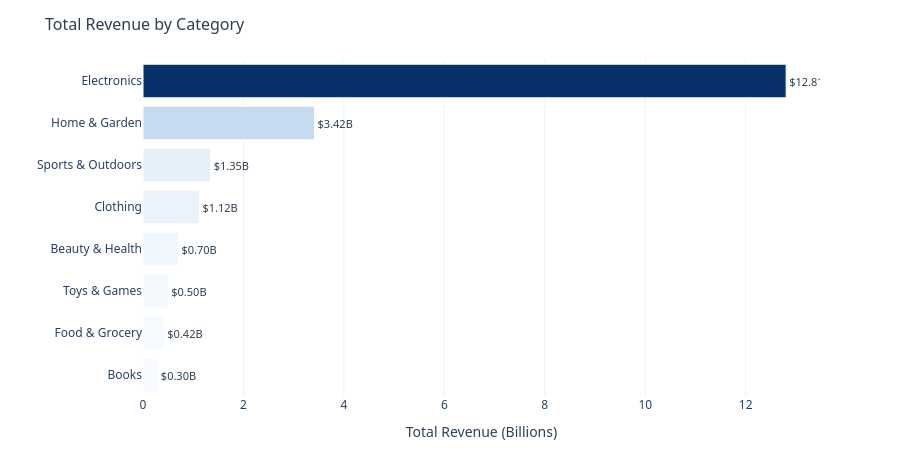
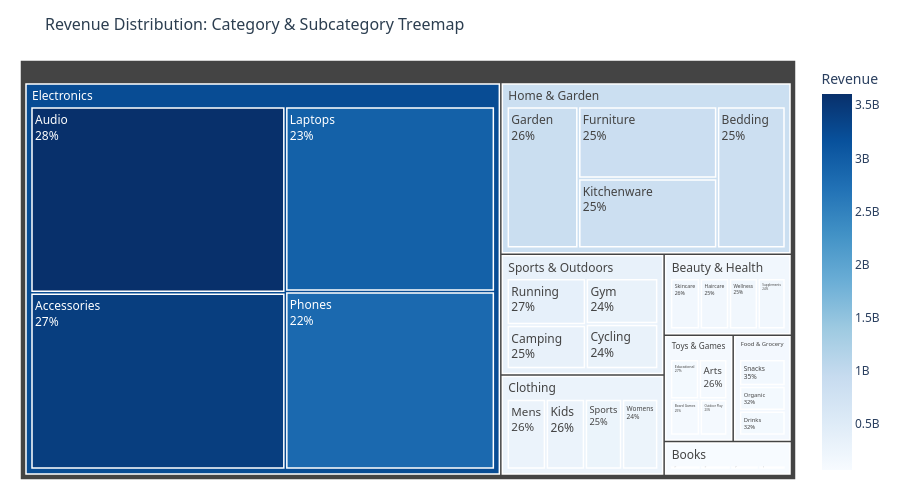
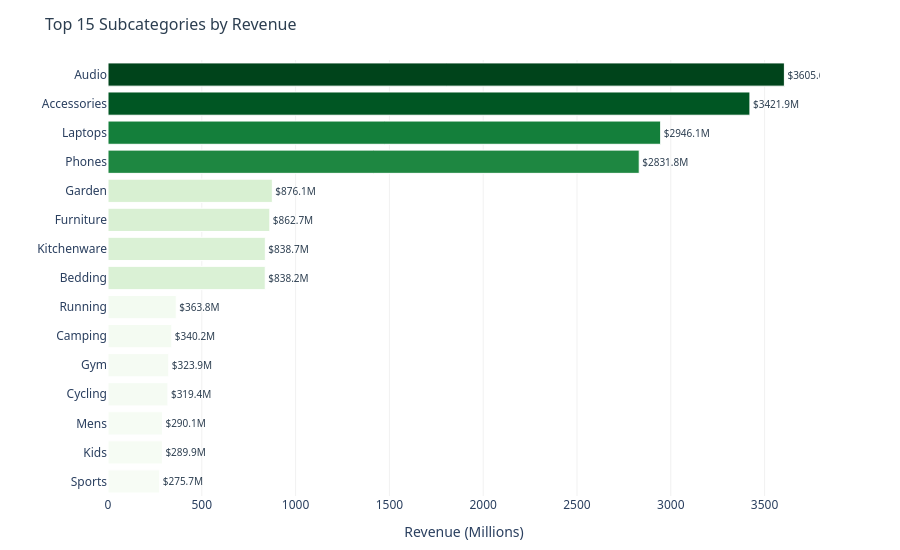
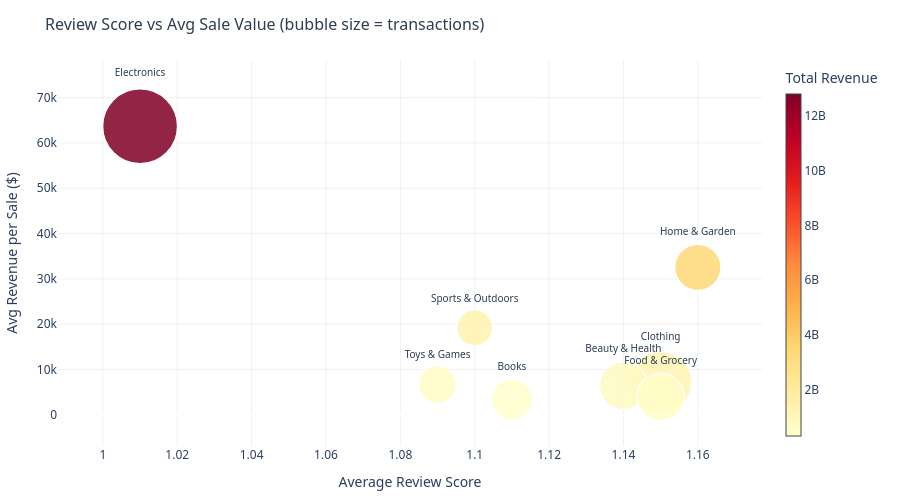

Notebook source saved alongside these figures, in order:
### Markdown cell above
#### 6.1 Revenue by Category & Subcategory

### Code cell
#
# Revenue by Category & Subcategory
# Purpose: Identify top revenue-generating product categories
#          Analyse subcategory contribution within each category
#          Business insight: Which categories drive most revenue
#

import plotly.graph_objects as go
from plotly.subplots import make_subplots
import plotly.express as px
import numpy as np


print(f"{'REVENUE BY CATEGORY & SUBCATEGORY':^60}")


# -- Query 1: Revenue by category --
category_revenue = spark.sql("""
    SELECT
        p.category,
        COUNT(f.sales_sk)                   AS total_transactions,
        SUM(f.line_total)                   AS total_revenue,
        ROUND(AVG(f.line_total), 2)         AS avg_revenue_per_sale,
        ROUND(AVG(f.discount_pct) * 100, 2) AS avg_discount_pct,
        ROUND(AVG(f.review_score), 2)       AS avg_review_score,
        COUNT(DISTINCT f.customer_sk)       AS unique_customers
    FROM FACT_SALES f
    JOIN DIM_PRODUCT p ON f.product_sk = p.product_sk
    GROUP BY p.category
    ORDER BY total_revenue DESC
""")

# -- Query 2: Top subcategories by revenue --
subcategory_revenue = spark.sql("""
    SELECT
        p.category,
        p.subcategory,
        COUNT(f.sales_sk)             AS total_transactions,
        ROUND(SUM(f.line_total), 2)   AS total_revenue,
        ROUND(AVG(f.review_score), 2) AS avg_review_score
    FROM FACT_SALES f
    JOIN DIM_PRODUCT p ON f.product_sk = p.product_sk
    GROUP BY p.category, p.subcategory
    ORDER BY total_revenue DESC
""")

# Convert to Pandas for plotting
cat_pd  = category_revenue.toPandas()
sub_pd  = subcategory_revenue.toPandas()
top15_sub = sub_pd.head(15)

# -- Plot directory --
plot_dir = OUTPUT_DIRS["plots"]

# -- VISUALIZATION WITH PLOTLY --

# --- Plot 1: Total Revenue by Category (Horizontal Bar) ---
cat_sorted = cat_pd.sort_values("total_revenue", ascending=True)

fig1 = go.Figure()
fig1.add_trace(go.Bar(
    y=cat_sorted["category"],
    x=cat_sorted["total_revenue"] / 1e9,
    orientation="h",
    marker=dict(
        color=cat_sorted["total_revenue"],
        colorscale="Blues",
        line=dict(color="white", width=1)
    ),
    text=[f"${v:.2f}B" for v in cat_sorted["total_revenue"] / 1e9],
    textposition="outside",
    textfont=dict(size=11, color="#2c3e50"),
    hovertemplate=(
        "<b>%{y}</b><br>"
        "Revenue: $%{x:.2f}B<br>"
        "<extra></extra>"
    )
))
fig1.update_layout(
    title=dict(text="Total Revenue by Category", font=dict(size=16, color="#2c3e50")),
    xaxis=dict(title="Total Revenue (Billions)", gridcolor="rgba(0,0,0,0.06)", zeroline=False),
    yaxis=dict(title=""),
    plot_bgcolor="white",
    height=450,
    margin=dict(l=20, r=80, t=60, b=40),
    font=dict(family="Segoe UI, sans-serif", size=12)
)
fig1.show()
fig1.write_image(os.path.join(plot_dir, "6_1_revenue_by_category.png"), scale=2)
print("  Saved: 6_1_revenue_by_category.png")

# --- Plot 2: Revenue Share - Treemap (Category + Subcategory) ---
tree_pd = sub_pd.copy()
tree_pd["revenue_label"] = tree_pd["total_revenue"].apply(lambda v: f"${v/1e6:.1f}M")

fig2 = px.treemap(
    tree_pd,
    path=["category", "subcategory"],
    values="total_revenue",
    color="total_revenue",
    color_continuous_scale="Blues",
    hover_data={"total_revenue": ":,.0f", "total_transactions": ":,", "avg_review_score": ":.2f"},
)
fig2.update_traces(
    textinfo="label+percent parent",
    textfont=dict(size=12),
    hovertemplate=(
        "<b>%{label}</b><br>"
        "Revenue: $%{value:,.0f}<br>"
        "Share of Parent: %{percentParent:.1%}<br>"
        "<extra></extra>"
    ),
    marker=dict(line=dict(color="white", width=1.5))
)
fig2.update_layout(
    title=dict(text="Revenue Distribution: Category & Subcategory Treemap", font=dict(size=16, color="#2c3e50")),
    height=500,
    margin=dict(l=20, r=20, t=60, b=20),
    font=dict(family="Segoe UI, sans-serif", size=12),
    coloraxis_colorbar=dict(title="Revenue")
)
fig2.show()
fig2.write_image(os.path.join(plot_dir, "6_1_revenue_treemap.png"), scale=2)
print("  Saved: 6_1_revenue_treemap.png")

# --- Plot 3: Top 15 Subcategories by Revenue ---
top15_sorted = top15_sub.sort_values("total_revenue", ascending=True)

fig3 = go.Figure()
fig3.add_trace(go.Bar(
    y=top15_sorted["subcategory"],
    x=top15_sorted["total_revenue"] / 1e6,
    orientation="h",
    marker=dict(
        color=top15_sorted["total_revenue"],
        colorscale="Greens",
        line=dict(color="white", width=1)
    ),
    text=[f"${v:.1f}M" for v in top15_sorted["total_revenue"] / 1e6],
    textposition="outside",
    textfont=dict(size=10, color="#2c3e50"),
    hovertemplate=(
        "<b>%{y}</b><br>"
        "Revenue: $%{x:.1f}M<br>"
        "<extra></extra>"
    )
))
fig3.update_layout(
    title=dict(text="Top 15 Subcategories by Revenue", font=dict(size=16, color="#2c3e50")),
    xaxis=dict(title="Revenue (Millions)", gridcolor="rgba(0,0,0,0.06)", zeroline=False),
    yaxis=dict(title=""),
    plot_bgcolor="white",
    height=550,
    margin=dict(l=20, r=80, t=60, b=40),
    font=dict(family="Segoe UI, sans-serif", size=12)
)
fig3.show()
fig3.write_image(os.path.join(plot_dir, "6_1_top15_subcategories.png"), scale=2)
print("  Saved: 6_1_top15_subcategories.png")

# --- Plot 4: Review Score vs Avg Revenue (Bubble Chart) ---
fig4 = go.Figure()
fig4.add_trace(go.Scatter(
    x=cat_pd["avg_review_score"],
    y=cat_pd["avg_revenue_per_sale"],
    mode="markers+text",
    text=cat_pd["category"],
    textposition="top center",
    textfont=dict(size=10, color="#2c3e50"),
    marker=dict(
        size=cat_pd["total_transactions"] / cat_pd["total_transactions"].max() * 60 + 15,
        color=cat_pd["total_revenue"],
        colorscale="YlOrRd",
        showscale=True,
        colorbar=dict(title="Total Revenue", thickness=15),
        line=dict(color="white", width=1.5),
        opacity=0.85
    ),
    hovertemplate=(
        "<b>%{text}</b><br>"
        "Avg Review Score: %{x:.2f}<br>"
        "Avg Revenue/Sale: $%{y:,.2f}<br>"
        "<extra></extra>"
    )
))
fig4.update_layout(
    title=dict(
        text="Review Score vs Avg Sale Value (bubble size = transactions)",
        font=dict(size=16, color="#2c3e50")
    ),
    xaxis=dict(title="Average Review Score", gridcolor="rgba(0,0,0,0.06)"),
    yaxis=dict(title="Avg Revenue per Sale ($)", gridcolor="rgba(0,0,0,0.06)"),
    plot_bgcolor="white",
    height=500,
    margin=dict(l=20, r=20, t=60, b=40),
    font=dict(family="Segoe UI, sans-serif", size=12)
)
fig4.show()
fig4.write_image(os.path.join(plot_dir, "6_1_review_vs_revenue_bubble.png"), scale=2)
print("  Saved: 6_1_review_vs_revenue_bubble.png")

# -- Business insights --
print(f"\n  BUSINESS INSIGHTS:")
print(f"  {'-'*55}")
top_cat    = cat_pd.iloc[0]
bottom_cat = cat_pd.iloc[-1]
print(f"  Top category     : {top_cat['category']}")
print(f"  Top revenue      : ${top_cat['total_revenue']:,.0f}")
print(f"  Bottom category  : {bottom_cat['category']}")
print(f"  Bottom revenue   : ${bottom_cat['total_revenue']:,.0f}")
print(f"  Revenue gap      : "
      f"${top_cat['total_revenue']-bottom_cat['total_revenue']:,.0f}")

print("\n  Full category summary:")
category_revenue.show(truncate=False)
print("=" * 60)
print("  complete")
print("=" * 60)

### Figure 1 — Plotly figure (JSON) as saved in the notebook; plotly's stock layout.template omitted (floating-point values rounded to 4 significant figures)
{"data": [{"hovertemplate": "<b>%{y}</b><br>Revenue: $%{x:.2f}B<br><extra></extra>", "marker": {"color": [295400000.0, 424700000.0, 502900000.0, 704400000.0, 1124000000.0, 1347000000.0, 3416000000.0, 12810000000.0], "colorscale": [[0, "rgb(247,251,255)"], [0.125, "rgb(222,235,247)"], [0.25, "rgb(198,219,239)"], [0.375, "rgb(158,202,225)"], [0.5, "rgb(107,174,214)"], [0.625, "rgb(66,146,198)"], [0.75, "rgb(33,113,181)"], [0.875, "rgb(8,81,156)"], [1, "rgb(8,48,107)"]], "line": {"color": "white", "width": 1}}, "orientation": "h", "text": ["$0.30B", "$0.42B", "$0.50B", "$0.70B", "$1.12B", "$1.35B", "$3.42B", "$12.81B"], "textfont": {"color": "#2c3e50", "size": 11}, "textposition": "outside", "type": "bar", "x": [0.2954, 0.4247, 0.5029, 0.7044, 1.124, 1.347, 3.416, 12.81], "y": ["Books", "Food & Grocery", "Toys & Games", "Beauty & Health", "Clothing", "Sports & Outdoors", "Home & Garden", "Electronics"]}], "layout": {"font": {"family": "Segoe UI, sans-serif", "size": 12}, "height": 450, "margin": {"b": 40, "l": 20, "r": 80, "t": 60}, "plot_bgcolor": "white", "title": {"font": {"color": "#2c3e50", "size": 16}, "text": "Total Revenue by Category"}, "xaxis": {"gridcolor": "rgba(0,0,0,0.06)", "title": {"text": "Total Revenue (Billions)"}, "zeroline": false}, "yaxis": {"title": {"text": ""}}}}

### Figure 2 — Plotly figure (JSON) as saved in the notebook; plotly's stock layout.template omitted (floating-point values rounded to 4 significant figures)
{"data": [{"branchvalues": "total", "customdata": [[3606000000.0, "55884", "1.07"], [3422000000.0, "57803", "1.08"], [2946000000.0, "43708", "0.9"], [2832000000.0, "43623", "0.95"], [876100000.0, "26352", "1.16"], [862700000.0, "26268", "1.15"], [838700000.0, "26288", "1.17"], [838200000.0, "26105", "1.17"], [363800000.0, "17316", "1.15"], [340200000.0, "17435", "1.14"], [323900000.0, "17848", "0.97"], [319400000.0, "17604", "1.16"], [290100000.0, "39241", "1.15"], [289900000.0, "39685", "1.16"], [275700000.0, "39516", "1.15"], [267900000.0, "39552", "1.15"], [181700000.0, "26555", "1.17"], [177900000.0, "26263", "1.14"], [175800000.0, "26029", "1.16"], [169000000.0, "31218", "1.08"], [149700000.0, "38599", "1.13"], [137700000.0, "35042", "1.15"], [137400000.0, "35053", "1.16"], [133700000.0, "23118", "1.07"], [130600000.0, "17590", "1.14"], [124400000.0, "17589", "1.02"], [114100000.0, "17352", "1.16"], [77440000.0, "21984", "1.13"], [77270000.0, "21991", "0.99"], [71640000.0, "21834", "1.15"], [69050000.0, "21722", "1.15"], [3234000000.0, "(?)", "(?)"], [854200000.0, "(?)", "(?)"], [337700000.0, "(?)", "(?)"], [281200000.0, "(?)", "(?)"], [176200000.0, "(?)", "(?)"], [141800000.0, "(?)", "(?)"], [126200000.0, "(?)", "(?)"], [74030000.0, "(?)", "(?)"]], "domain": {"x": [0, 1], "y": [0, 1]}, "hovertemplate": "<b>%{label}</b><br>Revenue: $%{value:,.0f}<br>Share of Parent: %{percentParent:.1%}<br><extra></extra>", "ids": ["Electronics/Audio", "Electronics/Accessories", "Electronics/Laptops", "Electronics/Phones", "Home & Garden/Garden", "Home & Garden/Furniture", "Home & Garden/Kitchenware", "Home & Garden/Bedding", "Sports & Outdoors/Running", "Sports & Outdoors/Camping", "Sports & Outdoors/Gym", "Sports & Outdoors/Cycling", "Clothing/Mens", "Clothing/Kids", "Clothing/Sports", "Clothing/Womens", "Beauty & Health/Skincare", "Beauty & Health/Haircare", "Beauty & Health/Wellness", "Beauty & Health/Supplements", "Food & Grocery/Snacks", "Food & Grocery/Organic", "Food & Grocery/Drinks", "Toys & Games/Educational", "Toys & Games/Arts", "Toys & Games/Board Games", "Toys & Games/Outdoor Play", "Books/Education", "Books/Children", "Books/Non-Fiction", "Books/Fiction", "Electronics", "Home & Garden", "Sports & Outdoors", "Clothing", "Beauty & Health", "Food & Grocery", "Toys & Games", "Books"], "labels": ["Audio", "Accessories", "Laptops", "Phones", "Garden", "Furniture", "Kitchenware", "Bedding", "Running", "Camping", "Gym", "Cycling", "Mens", "Kids", "Sports", "Womens", "Skincare", "Haircare", "Wellness", "Supplements", "Snacks", "Organic", "Drinks", "Educational", "Arts", "Board Games", "Outdoor Play", "Education", "Children", "Non-Fiction", "Fiction", "Electronics", "Home & Garden", "Sports & Outdoors", "Clothing", "Beauty & Health", "Food & Grocery", "Toys & Games", "Books"], "marker": {"coloraxis": "coloraxis", "colors": [3606000000.0, 3422000000.0, 2946000000.0, 2832000000.0, 876100000.0, 862700000.0, 838700000.0, 838200000.0, 363800000.0, 340200000.0, 323900000.0, 319400000.0, 290100000.0, 289900000.0, 275700000.0, 267900000.0, 181700000.0, 177900000.0, 175800000.0, 169000000.0, 149700000.0, 137700000.0, 137400000.0, 133700000.0, 130600000.0, 124400000.0, 114100000.0, 77440000.0, 77270000.0, 71640000.0, 69050000.0, 3234000000.0, 854200000.0, 337700000.0, 281200000.0, 176200000.0, 141800000.0, 126200000.0, 74030000.0], "line": {"color": "white", "width": 1.5}}, "name": "", "parents": ["Electronics", "Electronics", "Electronics", "Electronics", "Home & Garden", "Home & Garden", "Home & Garden", "Home & Garden", "Sports & Outdoors", "Sports & Outdoors", "Sports & Outdoors", "Sports & Outdoors", "Clothing", "Clothing", "Clothing", "Clothing", "Beauty & Health", "Beauty & Health", "Beauty & Health", "Beauty & Health", "Food & Grocery", "Food & Grocery", "Food & Grocery", "Toys & Games", "Toys & Games", "Toys & Games", "Toys & Games", "Books", "Books", "Books", "Books", "", "", "", "", "", "", "", ""], "textfont": {"size": 12}, "textinfo": "label+percent parent", "type": "treemap", "values": [3606000000.0, 3422000000.0, 2946000000.0, 2832000000.0, 876100000.0, 862700000.0, 838700000.0, 838200000.0, 363800000.0, 340200000.0, 323900000.0, 319400000.0, 290100000.0, 289900000.0, 275700000.0, 267900000.0, 181700000.0, 177900000.0, 175800000.0, 169000000.0, 149700000.0, 137700000.0, 137400000.0, 133700000.0, 130600000.0, 124400000.0, 114100000.0, 77440000.0, 77270000.0, 71640000.0, 69050000.0, 12810000000.0, 3416000000.0, 1347000000.0, 1124000000.0, 704400000.0, 424700000.0, 502900000.0, 295400000.0]}], "layout": {"coloraxis": {"colorbar": {"title": {"text": "Revenue"}}, "colorscale": [[0, "rgb(247,251,255)"], [0.125, "rgb(222,235,247)"], [0.25, "rgb(198,219,239)"], [0.375, "rgb(158,202,225)"], [0.5, "rgb(107,174,214)"], [0.625, "rgb(66,146,198)"], [0.75, "rgb(33,113,181)"], [0.875, "rgb(8,81,156)"], [1, "rgb(8,48,107)"]]}, "font": {"family": "Segoe UI, sans-serif", "size": 12}, "height": 500, "legend": {"tracegroupgap": 0}, "margin": {"b": 20, "l": 20, "r": 20, "t": 60}, "title": {"font": {"color": "#2c3e50", "size": 16}, "text": "Revenue Distribution: Category & Subcategory Treemap"}}}

### Figure 3 — Plotly figure (JSON) as saved in the notebook; plotly's stock layout.template omitted (floating-point values rounded to 4 significant figures)
{"data": [{"hovertemplate": "<b>%{y}</b><br>Revenue: $%{x:.1f}M<br><extra></extra>", "marker": {"color": [275700000.0, 289900000.0, 290100000.0, 319400000.0, 323900000.0, 340200000.0, 363800000.0, 838200000.0, 838700000.0, 862700000.0, 876100000.0, 2832000000.0, 2946000000.0, 3422000000.0, 3606000000.0], "colorscale": [[0, "rgb(247,252,245)"], [0.125, "rgb(229,245,224)"], [0.25, "rgb(199,233,192)"], [0.375, "rgb(161,217,155)"], [0.5, "rgb(116,196,118)"], [0.625, "rgb(65,171,93)"], [0.75, "rgb(35,139,69)"], [0.875, "rgb(0,109,44)"], [1, "rgb(0,68,27)"]], "line": {"color": "white", "width": 1}}, "orientation": "h", "text": ["$275.7M", "$289.9M", "$290.1M", "$319.4M", "$323.9M", "$340.2M", "$363.8M", "$838.2M", "$838.7M", "$862.7M", "$876.1M", "$2831.8M", "$2946.1M", "$3421.9M", "$3605.6M"], "textfont": {"color": "#2c3e50", "size": 10}, "textposition": "outside", "type": "bar", "x": [275.7, 289.9, 290.1, 319.4, 323.9, 340.2, 363.8, 838.2, 838.7, 862.7, 876.1, 2832.0, 2946.0, 3422.0, 3606.0], "y": ["Sports", "Kids", "Mens", "Cycling", "Gym", "Camping", "Running", "Bedding", "Kitchenware", "Furniture", "Garden", "Phones", "Laptops", "Accessories", "Audio"]}], "layout": {"font": {"family": "Segoe UI, sans-serif", "size": 12}, "height": 550, "margin": {"b": 40, "l": 20, "r": 80, "t": 60}, "plot_bgcolor": "white", "title": {"font": {"color": "#2c3e50", "size": 16}, "text": "Top 15 Subcategories by Revenue"}, "xaxis": {"gridcolor": "rgba(0,0,0,0.06)", "title": {"text": "Revenue (Millions)"}, "zeroline": false}, "yaxis": {"title": {"text": ""}}}}

### Figure 4 — Plotly figure (JSON) as saved in the notebook; plotly's stock layout.template omitted (floating-point values rounded to 4 significant figures)
{"data": [{"hovertemplate": "<b>%{text}</b><br>Avg Review Score: %{x:.2f}<br>Avg Revenue/Sale: $%{y:,.2f}<br><extra></extra>", "marker": {"color": [12810000000.0, 3416000000.0, 1347000000.0, 1124000000.0, 704400000.0, 502900000.0, 424700000.0, 295400000.0], "colorbar": {"thickness": 15, "title": {"text": "Total Revenue"}}, "colorscale": [[0, "rgb(255,255,204)"], [0.125, "rgb(255,237,160)"], [0.25, "rgb(254,217,118)"], [0.375, "rgb(254,178,76)"], [0.5, "rgb(253,141,60)"], [0.625, "rgb(252,78,42)"], [0.75, "rgb(227,26,28)"], [0.875, "rgb(189,0,38)"], [1, "rgb(128,0,38)"]], "line": {"color": "white", "width": 1.5}, "opacity": 0.85, "showscale": true, "size": [75.0, 46.34, 35.95, 62.16, 47.85, 37.58, 47.44, 41.13]}, "mode": "markers+text", "text": ["Electronics", "Home & Garden", "Sports & Outdoors", "Clothing", "Beauty & Health", "Toys & Games", "Food & Grocery", "Books"], "textfont": {"color": "#2c3e50", "size": 10}, "textposition": "top center", "type": "scatter", "x": [1.01, 1.16, 1.1, 1.15, 1.14, 1.09, 1.15, 1.11], "y": [63700.0, 32530.0, 19190.0, 7111.0, 6400.0, 6648.0, 3908.0, 3375.0]}], "layout": {"font": {"family": "Segoe UI, sans-serif", "size": 12}, "height": 500, "margin": {"b": 40, "l": 20, "r": 20, "t": 60}, "plot_bgcolor": "white", "title": {"font": {"color": "#2c3e50", "size": 16}, "text": "Review Score vs Avg Sale Value (bubble size = transactions)"}, "xaxis": {"gridcolor": "rgba(0,0,0,0.06)", "title": {"text": "Average Review Score"}}, "yaxis": {"gridcolor": "rgba(0,0,0,0.06)", "title": {"text": "Avg Revenue per Sale ($)"}}}}
